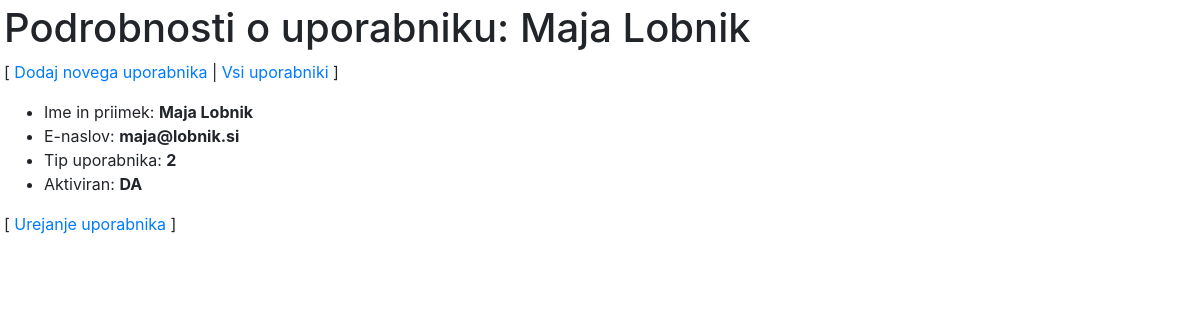
The app's page /users/3 (signed in) with its own data.
### tables this page shows
CREATE TABLE `user` (
  `id` int(11) NOT NULL AUTO_INCREMENT,
  `name` varchar(100) NOT NULL,
  `lastName` varchar(100) NOT NULL,
  `email` varchar(255) NOT NULL,
  `password` varchar(255) NOT NULL,
  `type` smallint NOT NULL default 2,
  `address` varchar(255),
  `zipcode_id` int(11),
  `phone` varchar(100),
  `activated` boolean NOT NULL default 0,
  PRIMARY KEY (`id`),
  CONSTRAINT `FK_zipcode_id` FOREIGN KEY (`zipcode_id`) REFERENCES `post_office`(`id`)
);

### ViewHelper.php (called while the page is built, shortened)
<?php
class ViewHelper {
    public static function render($file, $variables = array()) {
        extract($variables);
        include($file);
        return ob_get_clean();
    }
}

### model/DB.php (called while the page is built, shortened)
<?php
class DBInit {
    private static $host = "localhost";
    private static $user = "root";
    private static $password = "ep";
    private static $schema = "articlestore";
    private static $instance = null;
    public static function getInstance() {
        if (!self::$instance) {
            $config = "mysql:host=" . self::$host
                    . ";dbname=" . self::$schema;
            $options = array(
                PDO::ATTR_ERRMODE => PDO::ERRMODE_EXCEPTION,
                PDO::ATTR_DEFAULT_FETCH_MODE => PDO::FETCH_ASSOC,
                PDO::ATTR_PERSISTENT => true,
                PDO::MYSQL_ATTR_INIT_COMMAND => 'SET NAMES utf8'
            );
            self::$instance = new PDO($config, self::$user, self::$password, $options);
        }
        return self::$instance;
    }
}

### model/AbstractDB.php (called while the page is built, shortened)
<?php
require_once 'model/DB.php';
abstract class AbstractDB {
    protected static $dbh = null;
    public static function getConnection() {
        if (is_null(self::$dbh)) {
            self::$dbh = DBInit::getInstance();
        }
        return self::$dbh;
    }
    public static function query($sql, array $params = []) {
        $stmt = self::getConnection()->prepare($sql);
        $params_filtered = self::filterParams($sql, $params);
        $stmt->execute($params_filtered);
        return $stmt->fetchAll();
    }
    protected static function filterParams($sql, array $params) {
        $params_altered = self::alterKeys($params);
        $sql_split = preg_split("/[\(\) ,]/", $sql);
        $sql_params = array_values(preg_grep('/^:/', $sql_split));
        $result = array();
        foreach ($sql_params as $key => $value) {
            if (isset($params_altered[$value])) {
                $result[$value] = $params_altered[$value];
            }
        }
        return $result;
    }
    protected static function alterKeys(array $params) {
        $result = array();
        foreach ($params as $key => $value) {
            $result[':' . $key] = $value;
        }
        return $result;
    }
}

### model/UserDB.php (called while the page is built, shortened)
<?php
class UserDB extends AbstractDB {
    public static function get(array $id) {
        $users = parent::query("SELECT id, name, lastName, email, password, type, address, zipcode_id, phone, activated"
                        . " FROM user"
                        . " WHERE id = :id", $id);
        if (count($users) == 1) {
            return $users[0];
        } else {
            throw new InvalidArgumentException("No such user");
        }
    }
}

### view/user-detail.php (the view, shortened to what this page needs)
<!DOCTYPE html>
<link rel ="stylesheet" type="text/css" href="<?= CSS_URL . "bootstrap.min.css" ?>">
<link rel="stylesheet" type="text/css" href="<?= CSS_URL . "style.css" ?>">
<h1>Podrobnosti o uporabniku: <?= $name ?> <?= $lastName ?></h1>
<p>[
    <a href="<?= BASE_URL . "users/add" ?>">Dodaj novega uporabnika</a> |
    <a href="<?= BASE_URL . "users" ?>">Vsi uporabniki</a>
    ]</p>
<ul>
    <li>Ime in priimek: <b><?= $name ?> <?= $lastName ?></b></li>
    <li>E-naslov: <b><?= $email ?></b></li>
    <li>Tip uporabnika: <b><?= $type ?></b></li>
    <li>Aktiviran: <b><?= $activated ? "DA" : "NE" ?></b></li>
</ul>
<p>[ <a href="<?= BASE_URL . "users/edit/" . $id ?>">Urejanje uporabnika</a>
     ]</p>

### index.php (shortened to what this page needs)
<?php
    require_once("controller/OrderArticlesController.php");
    $path = isset($_SERVER["PATH_INFO"]) ? trim($_SERVER["PATH_INFO"], "/") : "";
    $urls = [
        "/^orders$/" => function ($method) {
            OrdersController::index();
        },
        "/^orders\/(\d+)$/" => function ($method, $id) {
            OrdersController::get($id);
        },
        "/^profile\/(\d+)$/" => function ($method, $id) {
            if ($method == "POST") {
                UsersController::editProfile($id);
            } else {
                UsersController::editProfileForm($id);
            }
        },
        "/^logout$/" => function ($method) {
            CtrlLogout::logout();
        },
        "/^login$/" => function ($method) {
            CtrlLogin::index();
        },
        "/^registration$/" => function ($method) {
            CtrlRegistration::indexReg();
        },
        "/^users$/" => function ($method) {
            UsersController::index();
        },
        "/^users\/(\d+)$/" => function ($method, $id) {
            UsersController::get($id);
        },
        "/^users\/add$/" => function ($method) {
            if ($method == "POST") {
                UsersController::add();
            } else {
                UsersController::addForm();
            }
        },
        "/^users\/edit\/(\d+)$/" => function ($method, $id) {
            if ($method == "POST") {
                UsersController::edit($id);
            } else {
                UsersController::editForm($id);
            }
        },
        "/^users\/delete\/(\d+)$/" => function ($method, $id) {
            if ($method == "POST") {
                UsersController::delete($id);
            }
        },
        "/^articles$/" => function ($method) {
            ArticlesController::index();
        },
        "/^articles\/(\d+)$/" => function ($method, $id) {
            ArticlesController::get($id);
        },
        "/^articles\/add$/" => function ($method) {
            if ($method == "POST") {
                ArticlesController::add();
            } else {
                ArticlesController::addForm();
            }
        },
        "/^articles\/edit\/(\d+)$/" => function ($method, $id) {
            if ($method == "POST") {
                ArticlesController::edit($id);
            } else {
                ArticlesController::editForm($id);
            }
        },
        "/^articles\/delete\/(\d+)$/" => function ($method, $id) {
            if ($method == "POST") {
                ArticlesController::delete($id);
            }
        },
        "/^articles\/(\d+)\/(foo|bar|baz)\/(\d+)$/" => function ($method, $id, $val, $num) {
            echo "$id, $val, $num";
        },
        "/^$/" => function () {
            ViewHelper::redirect(BASE_URL . "articles");
        },
        "/^api\/articles\/(\d+)$/" => function ($method, $id) {
            switch ($method) {
                case "DELETE":
                    ArticlesRESTController::delete($id);
                    break;
                case "PUT":
                    ArticlesRESTController::edit($id);
                    break;
                default:
                    ArticlesRESTController::get($id);
                    break;
            }
        },
        "/^api\/articles$/" => function ($method) {
            switch ($method) {
                case "POST":
                    ArticlesRESTController::add();
                    break;
                default:
                    ArticlesRESTController::index();
                    break;
            }
        },
    ];
    foreach ($urls as $pattern => $controller) {
        if (preg_match($pattern, $path, $params)) {
            try {
                $params[0] = $_SERVER["REQUEST_METHOD"];
                $controller(...$params);
            } catch (InvalidArgumentException $e) {
                ViewHelper::error404();
            } catch (Exception $e) {
                ViewHelper::displayError($e, true);
            }
            exit();
        }
    }
?>

### records on screen
user: name "Maja", lastName "Lobnik", email "maja@lobnik.si", type "2", activated "DA"
